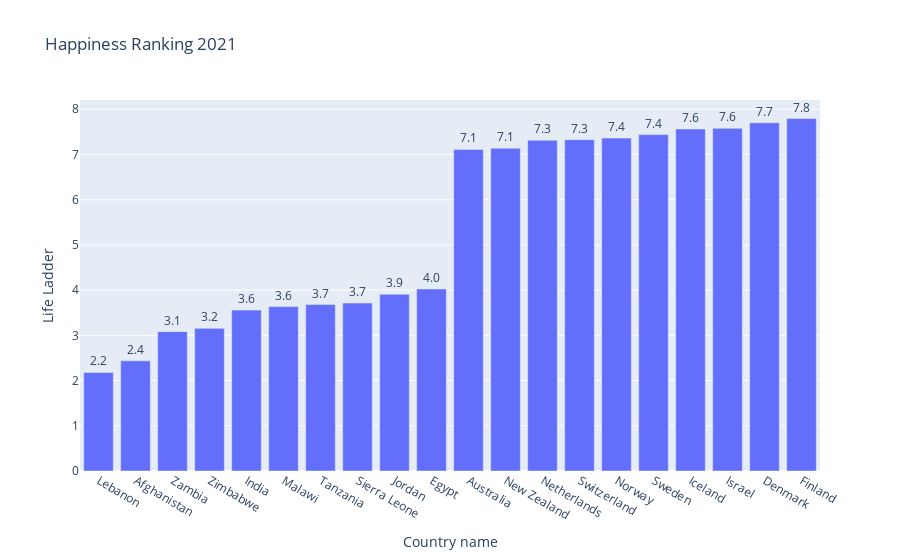

The cell this chart's notebook holds for it:
### Code cell
df_sorted = df21.sort_values(by='Life Ladder')
df_top_bottom = pd.concat([df_sorted.head(10), df_sorted.tail(10)])

fig = px.bar(df_top_bottom, y='Life Ladder', x='Country name', text_auto='.2s',
            title="Happiness Ranking 2021")
fig.update_traces(textfont_size=12, textangle=0, textposition="outside", cliponaxis=False)
fig.show()

### Figure 1 — Plotly figure (JSON) as saved in the notebook; plotly's stock layout.template omitted (floating-point values rounded to 4 significant figures)
{"data": [{"alignmentgroup": "True", "cliponaxis": false, "hovertemplate": "Country name=%{x}<br>Life Ladder=%{y}<extra></extra>", "legendgroup": "", "marker": {"color": "#636efa", "pattern": {"shape": ""}}, "name": "", "offsetgroup": "", "orientation": "v", "showlegend": false, "textangle": 0, "textfont": {"size": 12}, "textposition": "outside", "texttemplate": "%{y:.2s}", "type": "bar", "x": ["Lebanon", "Afghanistan", "Zambia", "Zimbabwe", "India", "Malawi", "Tanzania", "Sierra Leone", "Jordan", "Egypt", "Australia", "New Zealand", "Netherlands", "Switzerland", "Norway", "Sweden", "Iceland", "Israel", "Denmark", "Finland"], "xaxis": "x", "y": [2.179, 2.436, 3.082, 3.155, 3.558, 3.635, 3.681, 3.714, 3.909, 4.026, 7.112, 7.137, 7.314, 7.328, 7.362, 7.439, 7.565, 7.578, 7.699, 7.794], "yaxis": "y"}], "layout": {"barmode": "relative", "legend": {"tracegroupgap": 0}, "title": {"text": "Happiness Ranking 2021"}, "xaxis": {"anchor": "y", "domain": [0, 1], "title": {"text": "Country name"}}, "yaxis": {"anchor": "x", "domain": [0, 1], "title": {"text": "Life Ladder"}}}}
